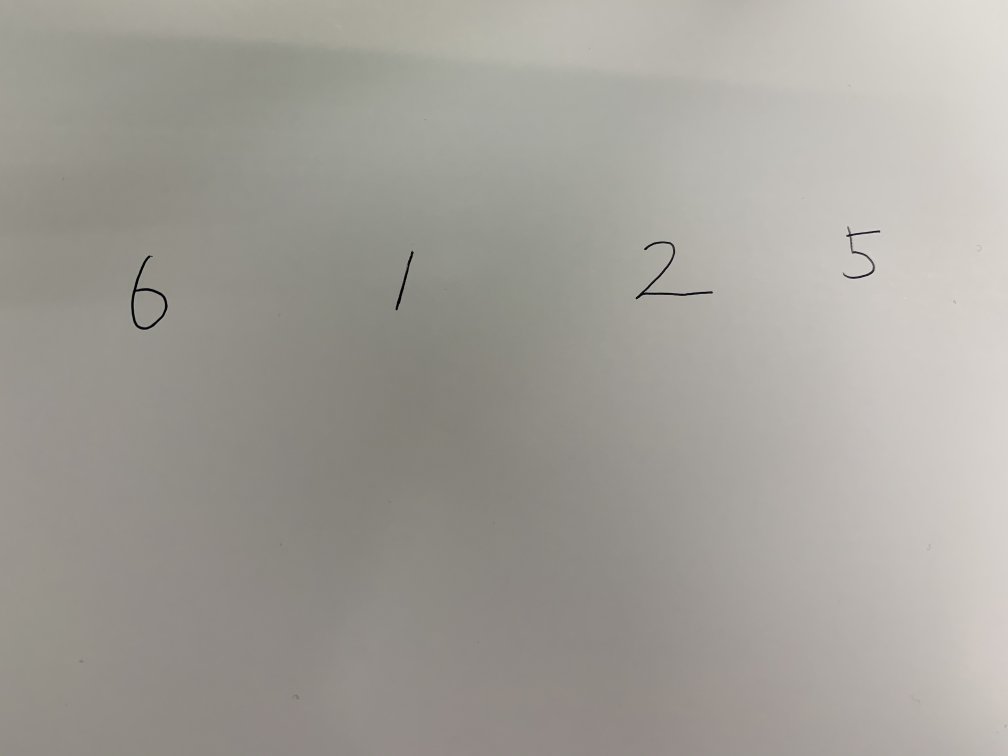
#> input picture digit_img.jpg, 4032 x 3024 px, found by its file name (shown at 1/4 size)
$ jupyter execute --allow-errors mnist_test.ipynb
#> lines starting #> are read from the running program, lines starting #| are printed output that depends on the picture; after the words box and inside, x2 and y2 are one past the last pixel; in counts of white or black regions, pixels touching at a corner belong together
[cell 1]
import tensorflow as tf
from tensorflow import keras
import numpy as np
import matplotlib.pyplot as plt
import math

[cell 2]
batch_size = 128
num_classes = 10
epochs = 100

[cell 3]
def show_sample(images,labels,sample_count=25) :
  grid_count = math.ceil(math.ceil(math.sqrt(sample_count)))
  grid_count = min(grid_count,len(images),len(labels))

  plt.figure(figsize=(2*grid_count,2*grid_count))
  for i in range(sample_count) :
    plt.subplot(grid_count,grid_count,i+1)
    plt.xticks([])
    plt.yticks([])
    plt.grid(False)
    plt.imshow(images[i],cmap=plt.cm.gray)
    plt.xlabel(labels[i])
  plt.show()

[cell 4]
mnist = keras.datasets.mnist

#> (a cell that did not finish here is left out)

#> (a cell that did not finish here is left out)

#> (a cell that did not finish here is left out)

#> (a cell that did not finish here is left out)

#> (a cell that did not finish here is left out)

#> (a cell that did not finish here is left out)

#> (a cell that did not finish here is left out)

[cell 12]
from google.colab import drive
drive.mount('/content/drive')

[cell 13]
import cv2

[cell 14]
frame = 'drive/My Drive/CV_practice/mnist_classify/digit_img.jpg'

[cell 15]
img = cv2.imread(frame)
#> img is the input picture: shape (3024, 4032, 3); mean B, G, R 153.3, 159.7, 162.7
plt.imshow(img)
print('width:{}'.format(img.shape[1]))
#| width:4032
print('height:{}'.format(img.shape[0]))
#| height:3024
print('channel:{}'.format(img.shape[2]))
#| channel:3

[cell 16]
hsv = cv2.cvtColor(img,cv2.COLOR_BGR2HSV)
#> hsv: shape (3024, 4032, 3); mean H, S, V 20.8, 15.4, 162.8
hue, saturation , value = cv2.split(hsv)
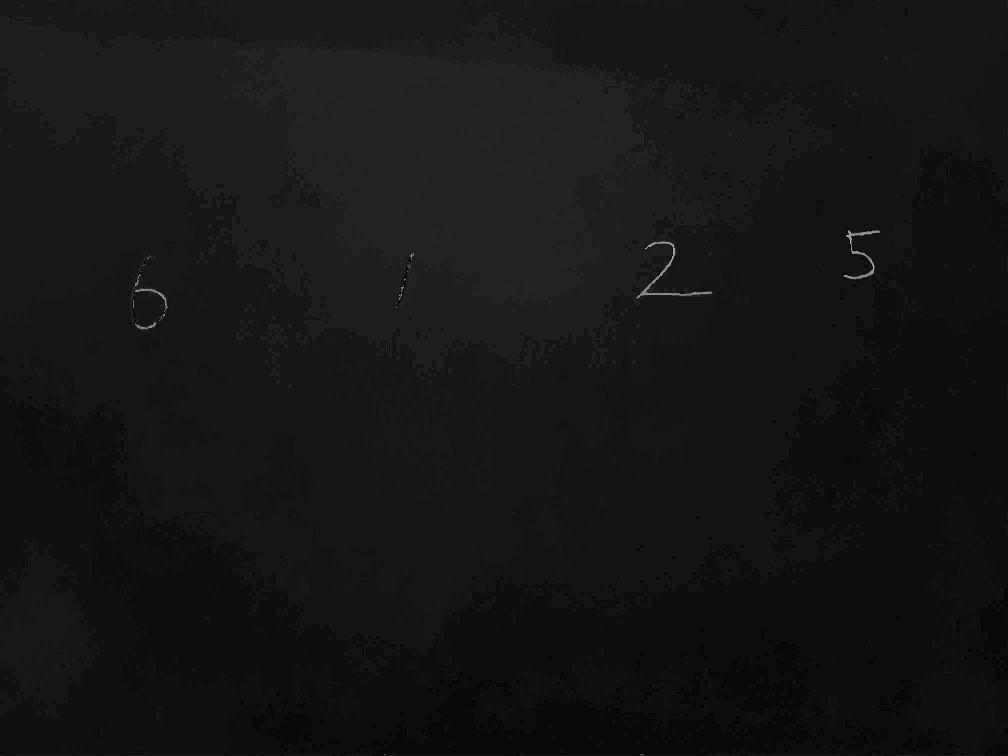
#> hue: shape (3024, 4032) (shown at 1/4 size); min 0, max 177, mean 20.8
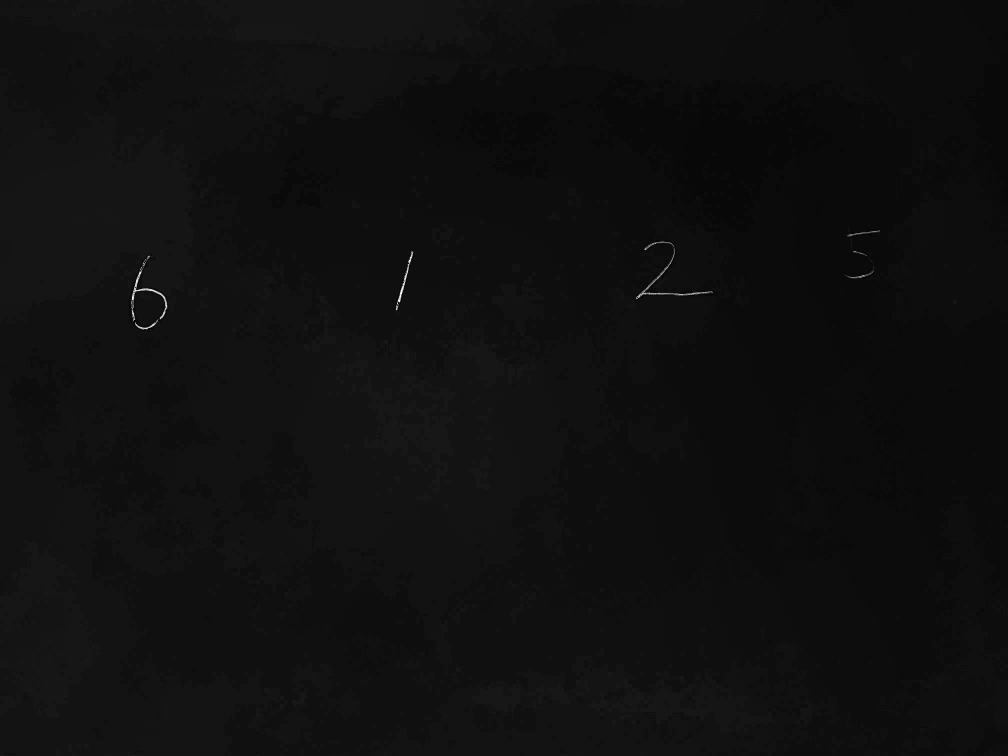
#> saturation: shape (3024, 4032) (shown at 1/4 size); min 0, max 255, mean 15.4
kernel = cv2.getStructuringElement(cv2.MORPH_RECT,(3,3))
topHat = cv2.morphologyEx(value,cv2.MORPH_TOPHAT,kernel)
blackHat = cv2.morphologyEx(value,cv2.MORPH_BLACKHAT,kernel)
add = cv2.add(value,topHat)
subtract = cv2.subtract(add,blackHat)
blur = cv2.GaussianBlur(subtract,(5,5),0)
thresh = cv2.adaptiveThreshold(blur,255,cv2.ADAPTIVE_THRESH_GAUSSIAN_C,cv2.THRESH_BINARY_INV,19,9)
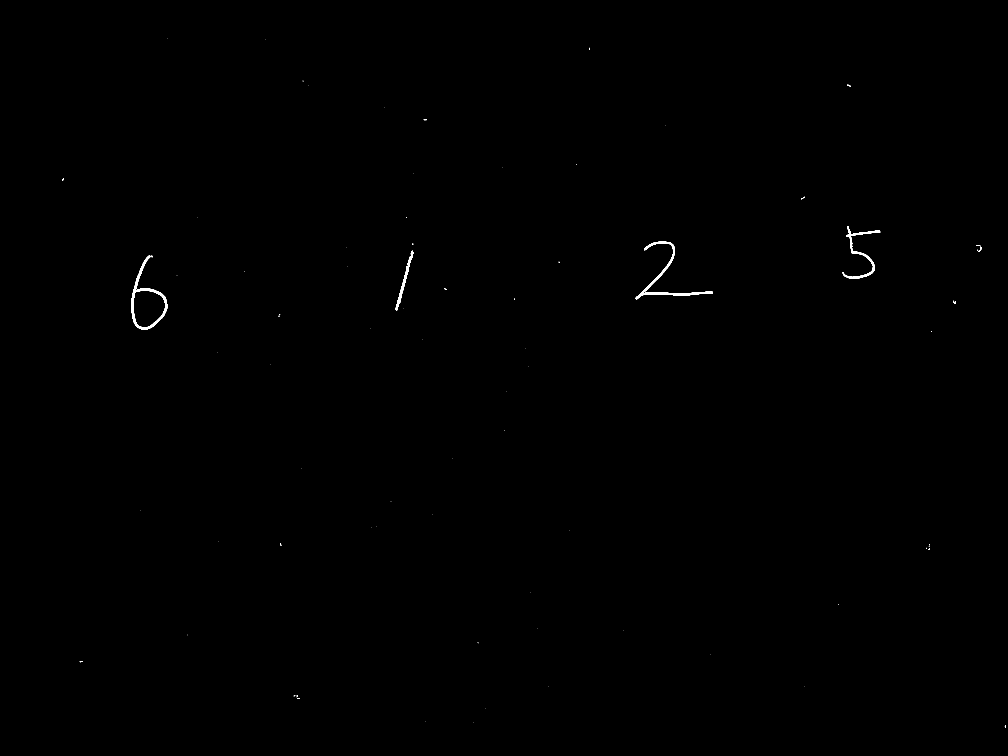
#> thresh: shape (3024, 4032) (shown at 1/4 size); 0.14% white; 83 white regions (69 under 20 px)
contours, hierarchy = cv2.findContours(thresh,cv2.RETR_LIST,cv2.CHAIN_APPROX_SIMPLE)
#> contours = 107 contours, 97 with area under 20; largest, box (x1, y1, x2, y2) and area: (525, 1022, 670, 1319) 19878, (533, 1161, 661, 1311) 14867, (2542, 966, 2852, 1197) 4670, (3370, 905, 3521, 1115) 2946, (1582, 1003, 1656, 1242) 1872
plt.imshow(thresh)

[cell 17]
img_digits = []
margin= 10

for contour in contours :
  x,y,w,h = cv2.boundingRect(contour)

  if w*h < 1000: continue
  img_digits.append(thresh[y-margin:y+h+margin, x-margin:x+w+margin])

  cv2.rectangle(img,(x,y),(x+w,y+h),(0,255,0),2)
  print(x,x+w,y,y+h)
#> this loop made 107 passes
#> (x, y, w, h) on passes 1, 2, 3, 4, 5, 7, 8, 9, 10, 11, 12, 13: (4019, 2901, 5, 9), (1892, 2889, 1, 1), (1701, 2887, 1, 1), (1941, 2833, 1, 1), (1194, 2793, 4, 3), (1187, 2782, 5, 7), (1175, 2780, 6, 5), (2195, 2747, 1, 1), (3217, 2746, 1, 1), (319, 2646, 3, 3), (325, 2644, 7, 4), (2840, 2619, 1, 1)
#> (contour, x, y, w, h) on passes 6, 15, 16, 19, 23, 32: ([[1188, 2792], [1188, 2793], [1190, 2795], [1190, 2794]], 1188, 2792, 3, 4), ([[1912, 2569], [1911, 2570], [1910, 2570], [1912, 2570]], 1910, 2569, 3, 2), ([[751, 2539], [751, 2540]], 751, 2539, 1, 2), ([[3352, 2417], [3352, 2419]], 3352, 2417, 1, 3), ([[3715, 2184], [3716, 2185], [3717, 2185], [3716, 2184]], 3715, 2184, 3, 2), ([[1563, 2007], [1564, 2007]], 1563, 2007, 2, 1)
#| 533 661 1161 1311
#| 525 670 1022 1319
#| 1582 1656 1003 1242
#| 2542 2852 966 1197
#| 3370 3521 905 1115
#> after the loop, img_digits = 5 items

plt.imshow(img)

[cell 18]
size = 28
for i in range(len(img_digits)) :
  plt.subplot(1,len(img_digits),i+1)
  plt.imshow(cv2.resize(img_digits[i],(size,size)) , cmap='Greys',interpolation='nearest')
#> this loop made 5 passes
plt.show()
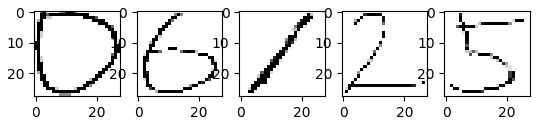
#> figure drawn by matplotlib, 5 panels

$ run again, with digit.jpg copied over digit_img.jpg
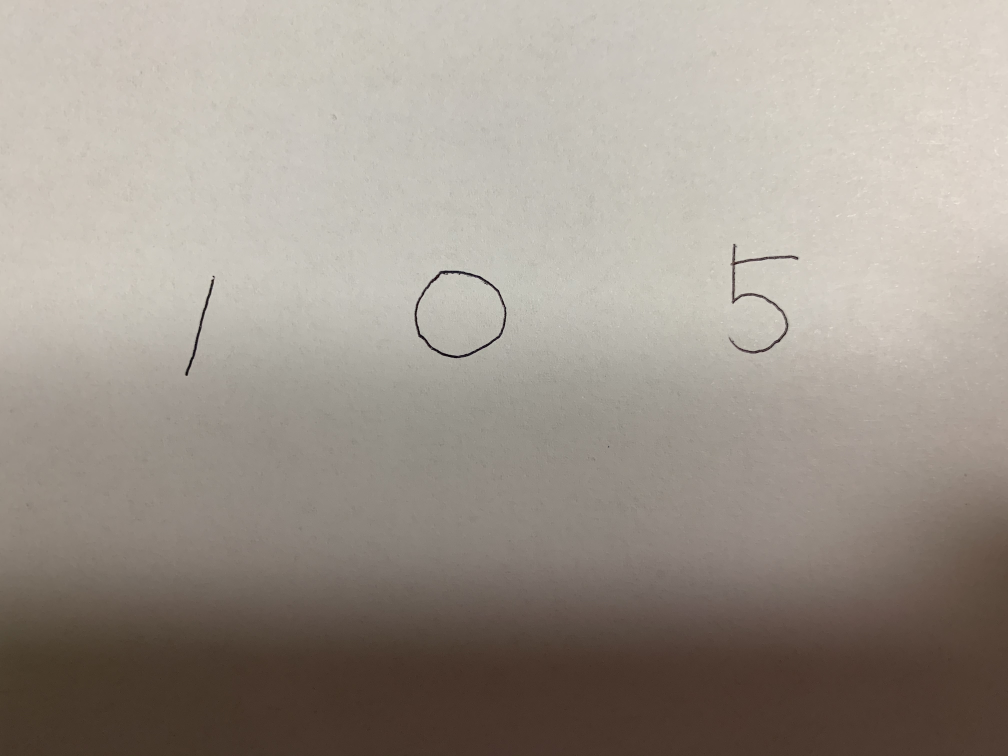
#> input picture digit.jpg, 4032 x 3024 px, found by its file name (shown at 1/4 size)
#> img is the input picture: shape (3024, 4032, 3); mean B, G, R 141, 150.3, 158.7
#| width:4032
#| height:3024
#| channel:3
#> hsv: shape (3024, 4032, 3); mean H, S, V 17, 36.4, 158.7
#> `thresh = cv2.adaptiveThreshold(blur,255,cv2.ADAPTIVE_THRESH_GAUSSIAN_C..`:
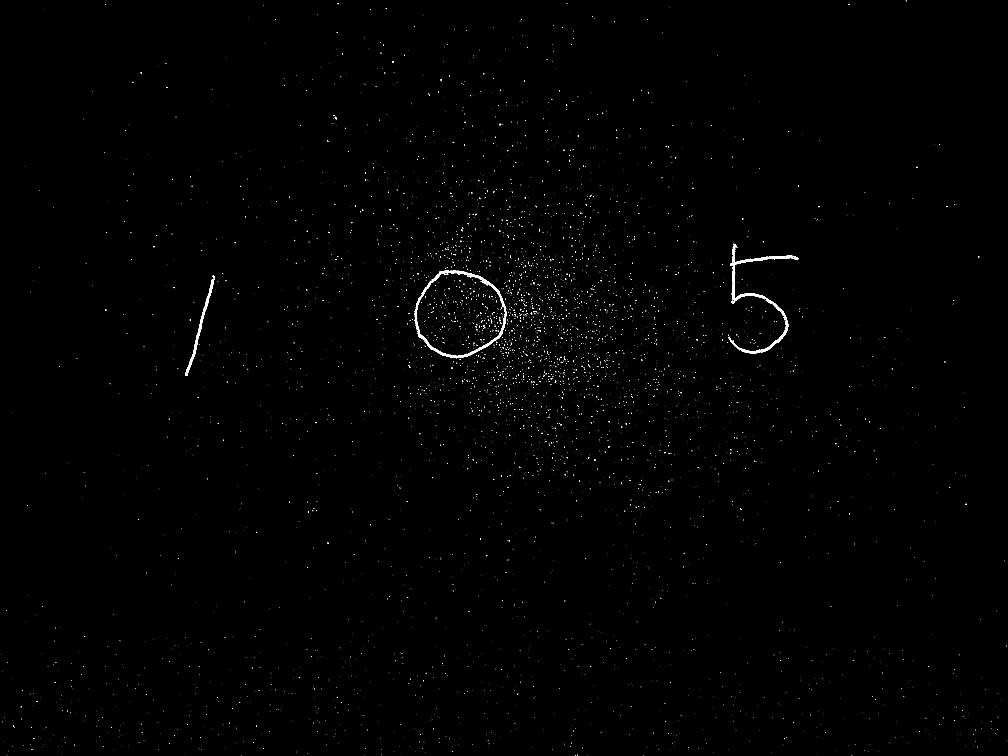
#> thresh: shape (3024, 4032) (shown at 1/4 size); 0.29% white; 4358 white regions (4333 under 20 px)
#> contours = 4435 contours, 4397 with area under 20; largest, box (x1, y1, x2, y2) and area: (1659, 1083, 2026, 1433) 97734, (1665, 1090, 2022, 1425) 89761, (2914, 1173, 3153, 1414) 4036, (741, 1102, 860, 1504) 3138, (2927, 1022, 3195, 1201) 2572
#> the loop `for contour in contours :` made 4435 passes
#> (x, y, w, h) on passes 3, 5, 8: (1457, 3022, 1, 1), (2349, 3020, 1, 1), (3270, 3019, 1, 1)
#> (printed output is left out)
#> after the loop `for contour in contours :`: img_digits = 6 items
#> the loop `for i in range(len(img_digits)) :` made 6 passes
